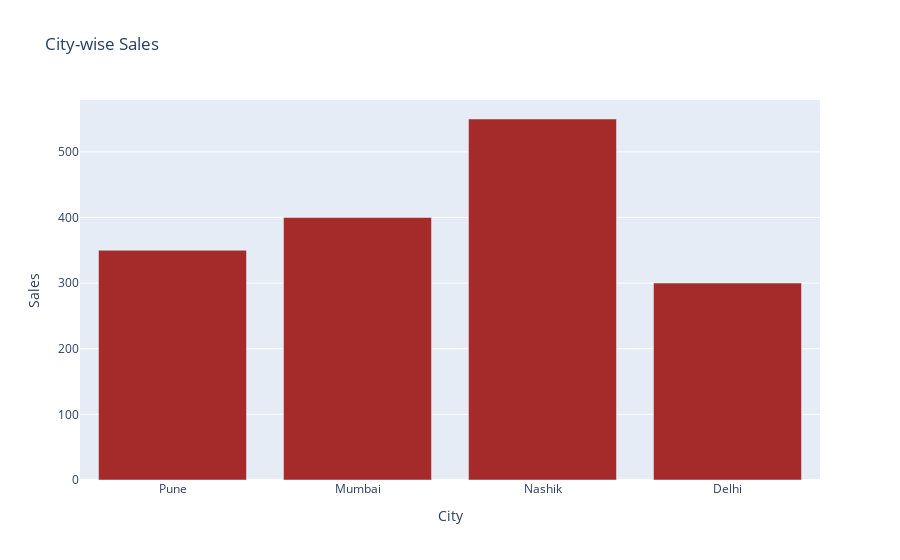

Here is the notebook cell this chart was saved with:
### Code cell
import plotly.graph_objects as go


cities = ['Pune', 'Mumbai', 'Nashik', 'Delhi']
sales = [350, 400, 550, 300]

fig = go.Figure(data=[go.Bar(x=cities, y=sales, marker_color='brown'  )])

fig.update_layout(title='City-wise Sales', xaxis_title='City', yaxis_title='Sales')
fig.show()

### Figure 1 — Plotly figure (JSON) as saved in the notebook; plotly's stock layout.template omitted (floating-point values rounded to 4 significant figures)
{"data": [{"marker": {"color": "brown"}, "type": "bar", "x": ["Pune", "Mumbai", "Nashik", "Delhi"], "y": [350, 400, 550, 300]}], "layout": {"title": {"text": "City-wise Sales"}, "xaxis": {"title": {"text": "City"}}, "yaxis": {"title": {"text": "Sales"}}}}
